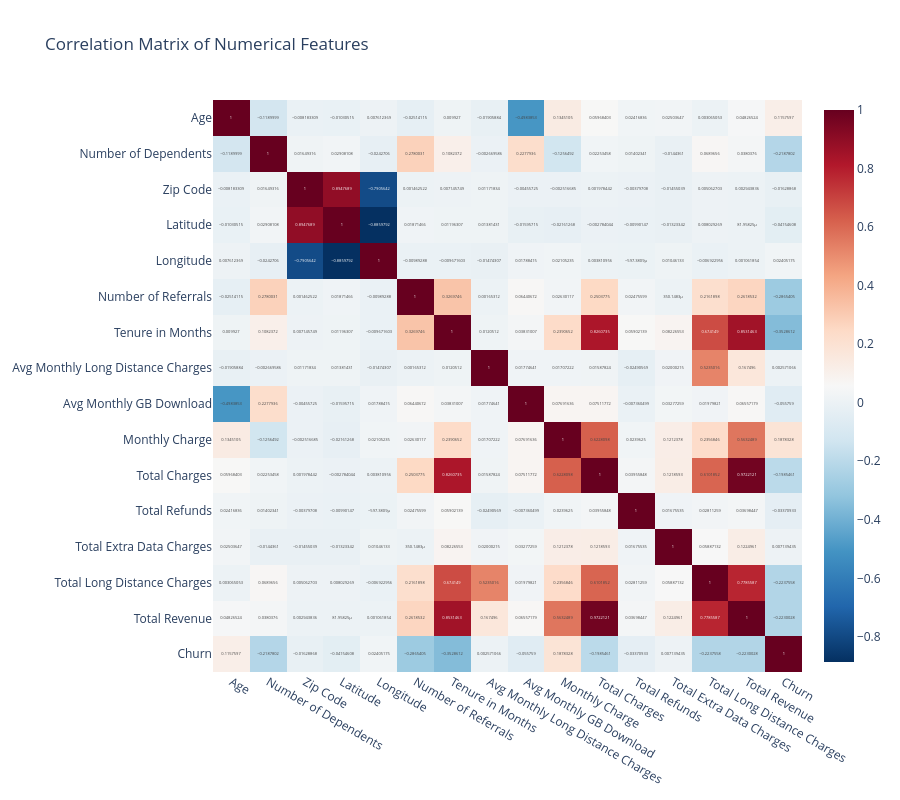

This figure's notebook cell:
### Code cell
# Calculate correlation matrix for numerical features
corr_matrix = df_clean[numerical_cols + [target_col]].corr()

# Create correlation heatmap
fig = px.imshow(corr_matrix, 
                text_auto=True,
                aspect="auto",
                color_continuous_scale='RdBu_r',
                title='Correlation Matrix of Numerical Features')
fig.update_layout(height=800, width=900)
fig.show()

# Find top correlations with target
target_corr = corr_matrix[target_col].sort_values(ascending=False)[1:]
print("Top 10 Features Correlated with Churn:")
print(target_corr.head(10))

### Figure 1 — Plotly figure (JSON) as saved in the notebook; plotly's stock layout.template omitted (floating-point values rounded to 4 significant figures; data arrays with more than 128 entries replaced by an {"elided": "..."} marker saying what was removed)
{"data": [{"coloraxis": "coloraxis", "hovertemplate": "x: %{x}<br>y: %{y}<br>color: %{z}<extra></extra>", "name": "0", "texttemplate": "%{z}", "type": "heatmap", "x": ["Age", "Number of Dependents", "Zip Code", "Latitude", "Longitude", "Number of Referrals", "Tenure in Months", "Avg Monthly Long Distance Charges", "Avg Monthly GB Download", "Monthly Charge", "Total Charges", "Total Refunds", "Total Extra Data Charges", "Total Long Distance Charges", "Total Revenue", "Churn"], "xaxis": "x", "y": ["Age", "Number of Dependents", "Zip Code", "Latitude", "Longitude", "Number of Referrals", "Tenure in Months", "Avg Monthly Long Distance Charges", "Avg Monthly GB Download", "Monthly Charge", "Total Charges", "Total Refunds", "Total Extra Data Charges", "Total Long Distance Charges", "Total Revenue", "Churn"], "yaxis": "y", "z": {"elided": "16x16 float values"}}], "layout": {"coloraxis": {"colorscale": [[0, "rgb(5,48,97)"], [0.1, "rgb(33,102,172)"], [0.2, "rgb(67,147,195)"], [0.3, "rgb(146,197,222)"], [0.4, "rgb(209,229,240)"], [0.5, "rgb(247,247,247)"], [0.6, "rgb(253,219,199)"], [0.7, "rgb(244,165,130)"], [0.8, "rgb(214,96,77)"], [0.9, "rgb(178,24,43)"], [1, "rgb(103,0,31)"]]}, "height": 800, "title": {"text": "Correlation Matrix of Numerical Features"}, "width": 900, "xaxis": {"anchor": "y", "domain": [0, 1]}, "yaxis": {"anchor": "x", "autorange": "reversed", "domain": [0, 1]}}}
